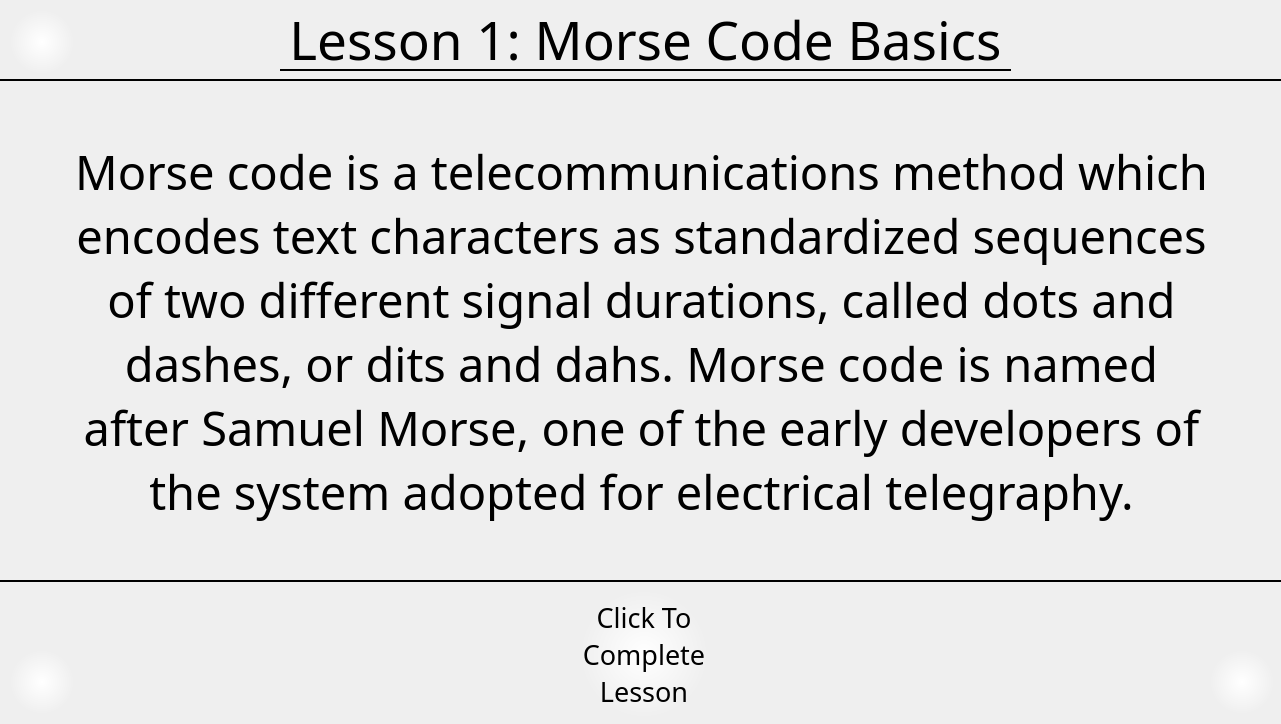
<?xml version="1.0" encoding="UTF-8"?>
<ui version="4.0">
 <class>MorseCodeBasics</class>
 <widget class="QWidget" name="MorseCodeBasics">
  <property name="enabled">
   <bool>true</bool>
  </property>
  <property name="geometry">
   <rect>
    <x>0</x>
    <y>0</y>
    <width>1281</width>
    <height>724</height>
   </rect>
  </property>
  <property name="windowTitle">
   <string>Form</string>
  </property>
  <property name="styleSheet">
   <string notr="true">color: black;</string>
  </property>
  <widget class="QStackedWidget" name="stackedWidget">
   <property name="geometry">
    <rect>
     <x>1</x>
     <y>91</y>
     <width>1279</width>
     <height>481</height>
    </rect>
   </property>
   <property name="currentIndex">
    <number>0</number>
   </property>
   <widget class="QWidget" name="page">
    <widget class="QLabel" name="label">
     <property name="geometry">
      <rect>
       <x>70</x>
       <y>0</y>
       <width>1141</width>
       <height>481</height>
      </rect>
     </property>
     <property name="font">
      <font>
       <family>OldNewspaperTypes</family>
       <pointsize>35</pointsize>
      </font>
     </property>
     <property name="text">
      <string>Morse code is a telecommunications method which encodes text characters as standardized sequences of two different signal durations, called dots and dashes, or dits and dahs. Morse code is named after Samuel Morse, one of the early developers of the system adopted for electrical telegraphy.</string>
     </property>
     <property name="alignment">
      <set>Qt::AlignmentFlag::AlignCenter</set>
     </property>
     <property name="wordWrap">
      <bool>true</bool>
     </property>
    </widget>
   </widget>
   <widget class="QWidget" name="page_2">
    <property name="font">
     <font>
      <family>OldNewspaperTypes</family>
     </font>
    </property>
    <widget class="QLabel" name="label_2">
     <property name="geometry">
      <rect>
       <x>70</x>
       <y>0</y>
       <width>1141</width>
       <height>481</height>
      </rect>
     </property>
     <property name="font">
      <font>
       <family>OldNewspaperTypes</family>
       <pointsize>30</pointsize>
      </font>
     </property>
     <property name="text">
      <string>In the early days, morse code was transmitted using a telegraph, which is a type of “straight key”. A straight key, also known as a keyer, sends an active signal when pressed down, and sends no signal when unpressed. In this app, the straight key is bound to the space bar. Dots are emitted by pressing the spacebar quickly, and dashes are emitted by holding down the spacebar for a slightly longer amount of time.</string>
     </property>
     <property name="alignment">
      <set>Qt::AlignmentFlag::AlignCenter</set>
     </property>
     <property name="wordWrap">
      <bool>true</bool>
     </property>
    </widget>
   </widget>
   <widget class="QWidget" name="page_3">
    <widget class="QLabel" name="label_3">
     <property name="geometry">
      <rect>
       <x>70</x>
       <y>0</y>
       <width>1141</width>
       <height>481</height>
      </rect>
     </property>
     <property name="font">
      <font>
       <family>OldNewspaperTypes</family>
       <pointsize>30</pointsize>
      </font>
     </property>
     <property name="text">
      <string>In these next lessons, we will teach you the encodings for all of the letters of the English alphabet, starting with the shortest characters which contain only one or two dots and dashes, and then increase to the harder letters, which contain up to 4 dots and dashes. The app defaults to 10 words per minute, and if that feels too slow or too fast, you can adjust this timing in the settings menu.</string>
     </property>
     <property name="alignment">
      <set>Qt::AlignmentFlag::AlignCenter</set>
     </property>
     <property name="wordWrap">
      <bool>true</bool>
     </property>
    </widget>
   </widget>
  </widget>
  <widget class="QFrame" name="headerFrame">
   <property name="geometry">
    <rect>
     <x>0</x>
     <y>0</y>
     <width>1281</width>
     <height>81</height>
    </rect>
   </property>
   <property name="styleSheet">
    <string notr="true">border: none;
border-bottom: 2px solid black;</string>
   </property>
   <property name="frameShape">
    <enum>QFrame::Shape::NoFrame</enum>
   </property>
   <property name="frameShadow">
    <enum>QFrame::Shadow::Sunken</enum>
   </property>
   <property name="lineWidth">
    <number>1</number>
   </property>
   <widget class="QLabel" name="label_4">
    <property name="geometry">
     <rect>
      <x>280</x>
      <y>10</y>
      <width>731</width>
      <height>61</height>
     </rect>
    </property>
    <property name="font">
     <font>
      <family>Old London</family>
      <pointsize>40</pointsize>
      <underline>false</underline>
      <kerning>true</kerning>
     </font>
    </property>
    <property name="text">
     <string>Lesson 1: Morse Code Basics</string>
    </property>
    <property name="alignment">
     <set>Qt::AlignmentFlag::AlignCenter</set>
    </property>
    <property name="textInteractionFlags">
     <set>Qt::TextInteractionFlag::LinksAccessibleByMouse</set>
    </property>
   </widget>
   <widget class="QPushButton" name="backButton">
    <property name="geometry">
     <rect>
      <x>10</x>
      <y>10</y>
      <width>64</width>
      <height>64</height>
     </rect>
    </property>
    <property name="cursor">
     <cursorShape>PointingHandCursor</cursorShape>
    </property>
    <property name="focusPolicy">
     <enum>Qt::FocusPolicy::ClickFocus</enum>
    </property>
    <property name="styleSheet">
     <string notr="true">border: none;
background-color: transparent;
background: qradialgradient(spread:pad, cx:0.5, cy:0.5, radius:0.5, fx:0.5, fy:0.5, stop:0 rgba(255, 255, 255, 255), stop:1 rgba(255, 255, 255, 0));</string>
    </property>
    <property name="text">
     <string/>
    </property>
   </widget>
  </widget>
  <widget class="QFrame" name="frame">
   <property name="geometry">
    <rect>
     <x>0</x>
     <y>580</y>
     <width>1281</width>
     <height>141</height>
    </rect>
   </property>
   <property name="styleSheet">
    <string notr="true">border: none;
border-top: 2px solid black;</string>
   </property>
   <property name="frameShape">
    <enum>QFrame::Shape::StyledPanel</enum>
   </property>
   <property name="frameShadow">
    <enum>QFrame::Shadow::Raised</enum>
   </property>
   <widget class="QPushButton" name="completeLessonButton">
    <property name="geometry">
     <rect>
      <x>580</x>
      <y>10</y>
      <width>128</width>
      <height>128</height>
     </rect>
    </property>
    <property name="sizePolicy">
     <sizepolicy hsizetype="Expanding" vsizetype="Expanding">
      <horstretch>0</horstretch>
      <verstretch>0</verstretch>
     </sizepolicy>
    </property>
    <property name="font">
     <font>
      <family>OldNewspaperTypes</family>
      <pointsize>20</pointsize>
      <bold>false</bold>
     </font>
    </property>
    <property name="cursor">
     <cursorShape>PointingHandCursor</cursorShape>
    </property>
    <property name="focusPolicy">
     <enum>Qt::FocusPolicy::ClickFocus</enum>
    </property>
    <property name="styleSheet">
     <string notr="true">border: none;
background-color: transparent;
background: qradialgradient(spread:pad, cx:0.5, cy:0.5, radius:0.5, fx:0.5, fy:0.5, stop:0 rgba(255, 255, 255, 255), stop:1 rgba(255, 255, 255, 0));</string>
    </property>
    <property name="text">
     <string>Click To
Complete
Lesson</string>
    </property>
   </widget>
   <widget class="QPushButton" name="nextSlideButton">
    <property name="geometry">
     <rect>
      <x>1210</x>
      <y>70</y>
      <width>64</width>
      <height>64</height>
     </rect>
    </property>
    <property name="sizePolicy">
     <sizepolicy hsizetype="Expanding" vsizetype="Expanding">
      <horstretch>0</horstretch>
      <verstretch>0</verstretch>
     </sizepolicy>
    </property>
    <property name="cursor">
     <cursorShape>PointingHandCursor</cursorShape>
    </property>
    <property name="focusPolicy">
     <enum>Qt::FocusPolicy::ClickFocus</enum>
    </property>
    <property name="styleSheet">
     <string notr="true">border: none;
background-color: transparent;
background: qradialgradient(spread:pad, cx:0.5, cy:0.5, radius:0.5, fx:0.5, fy:0.5, stop:0 rgba(255, 255, 255, 255), stop:1 rgba(255, 255, 255, 0));</string>
    </property>
    <property name="text">
     <string/>
    </property>
   </widget>
   <widget class="QPushButton" name="previousSlideButton">
    <property name="geometry">
     <rect>
      <x>10</x>
      <y>70</y>
      <width>64</width>
      <height>64</height>
     </rect>
    </property>
    <property name="sizePolicy">
     <sizepolicy hsizetype="Preferred" vsizetype="Preferred">
      <horstretch>0</horstretch>
      <verstretch>0</verstretch>
     </sizepolicy>
    </property>
    <property name="cursor">
     <cursorShape>PointingHandCursor</cursorShape>
    </property>
    <property name="focusPolicy">
     <enum>Qt::FocusPolicy::ClickFocus</enum>
    </property>
    <property name="styleSheet">
     <string notr="true">border: none;
background-color: transparent;
background: qradialgradient(spread:pad, cx:0.5, cy:0.5, radius:0.5, fx:0.5, fy:0.5, stop:0 rgba(255, 255, 255, 255), stop:1 rgba(255, 255, 255, 0));</string>
    </property>
    <property name="text">
     <string/>
    </property>
   </widget>
  </widget>
 </widget>
 <resources/>
 <connections/>
</ui>
